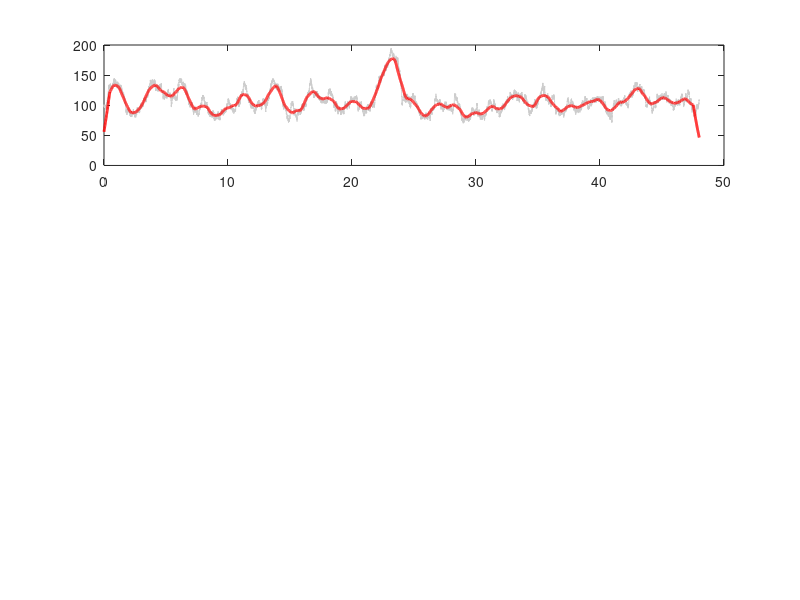

Write the MATLAB code that produced this figure. (Note: this script raises an error after producing the figure.)
function p53_Virtual_Lab()
    
    clc; close all; clear;
   
    Damage_Levels = [1, 5, 50]; 
    Labels = {'Threshold (0.1 Gy)', 'Low (0.5 Gy)', 'High (5.0 Gy)'};
    
    N_Trials = 100; 
    
    
    Results = struct('Period', [], 'Amplitude', [], 'NumPeaks', []);
    
    figure('Color','w', 'Name', 'Single Trajectories'); 
    
    
    for i = 1:length(Damage_Levels)
        dose = Damage_Levels(i);
        fprintf('Simulating Condition: %s...\n', Labels{i});
        
        periods_of_responders = [];
        amplitudes_of_responders = [];
        peaks_all_cells = [];
        count_responders = 0;
        
        for n = 1:N_Trials
            [T, X] = run_gillespie(dose);
            
            
            [p_mean, a_mean, n_peaks, T_smooth, p53_smooth] = analyze_trace(T, X);
            
            peaks_all_cells = [peaks_all_cells, n_peaks];
            
            
            if n_peaks >= 3
                count_responders = count_responders + 1;
                periods_of_responders = [periods_of_responders, p_mean];
                amplitudes_of_responders = [amplitudes_of_responders, a_mean];
            end
            
            
            if n == 1
                subplot(3,1,i);
                plot(T/3600, X(:,1)+X(:,3), 'Color', [0.8 0.8 0.8]); hold on;
                plot(T_smooth/3600, p53_smooth, 'r', 'LineWidth', 2);
                yline(160, 'b--'); % Show the threshold line
                title([Labels{i}, ' (Single Trial)']);
                ylabel('p53 Level');
                xlim([0 48]); ylim([0 600]);
            end
        end     
        
        
        Results(i).FractionOscillating = (count_responders / N_Trials) * 100; 
        
        if count_responders > 0
            Results(i).Period = mean(periods_of_responders);
            Results(i).Amplitude = mean(amplitudes_of_responders);
            
            Results(i).AvgPeaks = mean(peaks_all_cells(peaks_all_cells >= 3)); 
        else
            Results(i).Period = 0;
            Results(i).Amplitude = 0;
            Results(i).AvgPeaks = 0;
        end
    end
    
    
    figure('Color','w', 'Name', 'Digital Signaling Analysis');
    
    % FRACTION OF RESPONDERS (Probability)
    subplot(1,3,1);
    bar([Results.FractionOscillating], 'FaceColor', [0.2 0.6 0.8]);
    xticklabels({'0.1 Gy', '0.5 Gy', '5.0 Gy'});
    ylabel('% of Oscillating Cells');
    title('Probability (Responders)');
    ylim([0 100]);
    grid on;
    
    % PEAKS
    subplot(1,3,2);
    bar([Results.AvgPeaks], 'FaceColor', [0.8 0.4 0.2]);
    xticklabels({'0.1 Gy', '0.5 Gy', '5.0 Gy'});
    ylabel('Avg Peaks (Responders Only)');
    title('Duration (Pulse Count)');
    grid on;
    
    % PERIOD
    subplot(1,3,3);
    bar([Results.Period], 'FaceColor', [0.4 0.8 0.4]);
    xticklabels({'0.1 Gy', '0.5 Gy', '5.0 Gy'});
    ylabel('Avg Period (Hours)');
    title('Robustness (Clock Speed)');
    ylim([0 8]);
    grid on;

    fprintf('\n--- FINAL RESULTS ---\n');
    for i = 1:3
        fprintf('%s -> Responders: %.0f%% | Peaks (Responders): %.1f | Period: %.2f h | Amp: %.0f\n', ...
            Labels{i}, Results(i).FractionOscillating, Results(i).AvgPeaks, Results(i).Period, Results(i).Amplitude);
    end
end


function [avg_period, avg_amp, num_peaks, T_reg, p53_smooth] = analyze_trace(T, X)
    Total_p53 = X(:,1) + X(:,3);
    
    % Interpolate
    T_reg = linspace(min(T), max(T), 5000)';
    p53_reg = interp1(T, Total_p53, T_reg, 'linear');
    window_size = 100;
    kernel = ones(window_size, 1) / window_size;
    p53_smooth = conv(p53_reg, kernel, 'same');
    
 
    pks = []; locs = [];
    

    min_height = 160; 
    
    min_dist_indices = 300; 
    last_loc = -min_dist_indices;
    
    for i = 2:length(p53_smooth)-1
        if p53_smooth(i) > p53_smooth(i-1) && p53_smooth(i) > p53_smooth(i+1)
            if p53_smooth(i) > min_height 
                if (i - last_loc) > min_dist_indices
                    pks = [pks, p53_smooth(i)];
                    locs = [locs, T_reg(i)];
                    last_loc = i;
                else
                    if p53_smooth(i) > pks(end)
                        pks(end) = p53_smooth(i);
                        locs(end) = T_reg(i);
                        last_loc = i;
                    end
                end
            end
        end
    end
                        
    num_peaks = length(pks);
    
    if num_peaks > 1
        diffs = diff(locs) / 3600; 
        avg_period = mean(diffs);
        avg_amp = mean(pks);
    else
        avg_period = NaN; 
        if num_peaks == 1, avg_amp = pks(1); else, avg_amp = NaN; end
    end
end

%GILLESPIE SIMULATION 
function [T_hist, X_hist] = run_gillespie(IR_dose)

    ksynMdm2 = 4.95e-4; kdegMdm2 = 4.33e-4;
    ksynp53 = 0.078;    kdegp53 = 8.25e-4;
    kbinMdm2p53 = 11.55e-4; krelMdm2p53 = 1.155e-5;
    ksynMdm2mRNA = 1.0e-4; kdegMdm2mRNA = 1.0e-4;
    kbinARFMdm2 = 1.0e-2; kdegARFMdm2 = 1.0e-3;
    
    
    kdegARF = 2.0e-4;    
    kactARF = 3.3e-5;
    kdam = 0.8;          
    krepair = 1.0e-3;    

    tspan = 48*3600;     
    
    % Initial State: [p53, Mdm2, Mdm2_p53, Mdm2_mRNA, ARF, ARF_Mdm2, damDNA]
    x = [5, 5, 95, 0, 0, 0, 0]; 
    t = 0;
    
    ir_time = 3600;
    

    T_hist = zeros(100000, 1);
    X_hist = zeros(100000, 7);
    count = 1; T_hist(1) = 0; X_hist(1,:) = x;
    
    while t < tspan
        % Calc Propensities
        if t >= ir_time && t < ir_time+60, cur_IR = IR_dose; else, cur_IR = 0; end
        
        a = zeros(14,1);
        a(1) = ksynMdm2 * x(4); 
        a(2) = ksynMdm2mRNA * x(1);
        a(3) = kdegMdm2mRNA * x(4);
        a(4) = kdegMdm2 * x(2);
        a(5) = ksynp53;
        a(6) = kdegp53 * x(3);
        a(7) = kbinMdm2p53 * x(1) * x(2);
        a(8) = krelMdm2p53 * x(3);
        a(9) = kdam * cur_IR;
        a(10) = krepair * x(7);
        a(11) = kactARF * x(7);
        a(12) = kbinARFMdm2 * x(5) * x(2);
        a(13) = kdegARFMdm2 * x(6);
        a(14) = kdegARF * x(5);
        
        a0 = sum(a);
        if a0 == 0, break; end
        
        tau = (1/a0)*log(1/rand);
        
        r2 = rand * a0; sum_a = 0; mu = 0;
        for k = 1:14
            sum_a = sum_a + a(k);
            if sum_a >= r2, mu = k; break; end
        end
        
        if mu==1, x(2)=x(2)+1;
        elseif mu==2, x(4)=x(4)+1;
        elseif mu==3, x(4)=x(4)-1;
        elseif mu==4, x(2)=x(2)-1;
        elseif mu==5, x(1)=x(1)+1;
        elseif mu==6, x(3)=x(3)-1; x(2)=x(2)+1;
        elseif mu==7, x(1)=x(1)-1; x(2)=x(2)-1; x(3)=x(3)+1;
        elseif mu==8, x(3)=x(3)-1; x(1)=x(1)+1; x(2)=x(2)+1;
        elseif mu==9, x(7)=x(7)+1;
        elseif mu==10, x(7)=x(7)-1;
        elseif mu==11, x(5)=x(5)+1;
        elseif mu==12, x(5)=x(5)-1; x(2)=x(2)-1; x(6)=x(6)+1;
        elseif mu==13, x(6)=x(6)-1; x(5)=x(5)+1;
        elseif mu==14, x(5)=x(5)-1;
        end
        
        t = t + tau;
        count = count + 1;
        if count > length(T_hist) 
            T_hist = [T_hist; zeros(50000,1)];
            X_hist = [X_hist; zeros(50000,7)];
        end
        T_hist(count) = t; X_hist(count,:) = x;
    end
    T_hist = T_hist(1:count); X_hist = X_hist(1:count,:);
end